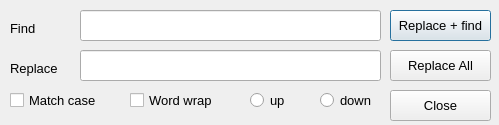
<?xml version="1.0" encoding="UTF-8"?>
<ui version="4.0">
 <class>Dialog</class>
 <widget class="QDialog" name="Dialog">
  <property name="geometry">
   <rect>
    <x>0</x>
    <y>0</y>
    <width>499</width>
    <height>125</height>
   </rect>
  </property>
  <property name="font">
   <font>
    <pointsize>10</pointsize>
   </font>
  </property>
  <property name="windowTitle">
   <string>Replace Dialog</string>
  </property>
  <property name="windowIcon">
   <iconset>
    <normaloff>notepad.ico</normaloff>notepad.ico</iconset>
  </property>
  <widget class="QLineEdit" name="lineEdit">
   <property name="geometry">
    <rect>
     <x>80</x>
     <y>10</y>
     <width>301</width>
     <height>31</height>
    </rect>
   </property>
  </widget>
  <widget class="QLineEdit" name="lineEdit_2">
   <property name="geometry">
    <rect>
     <x>80</x>
     <y>50</y>
     <width>301</width>
     <height>31</height>
    </rect>
   </property>
  </widget>
  <widget class="QLabel" name="label">
   <property name="geometry">
    <rect>
     <x>10</x>
     <y>20</y>
     <width>61</width>
     <height>16</height>
    </rect>
   </property>
   <property name="text">
    <string>Find</string>
   </property>
  </widget>
  <widget class="QLabel" name="label_2">
   <property name="geometry">
    <rect>
     <x>10</x>
     <y>60</y>
     <width>61</width>
     <height>16</height>
    </rect>
   </property>
   <property name="text">
    <string>Replace</string>
   </property>
  </widget>
  <widget class="QPushButton" name="pushButton">
   <property name="geometry">
    <rect>
     <x>390</x>
     <y>10</y>
     <width>101</width>
     <height>31</height>
    </rect>
   </property>
   <property name="text">
    <string>Replace + find</string>
   </property>
  </widget>
  <widget class="QPushButton" name="pushButton_2">
   <property name="geometry">
    <rect>
     <x>390</x>
     <y>50</y>
     <width>101</width>
     <height>31</height>
    </rect>
   </property>
   <property name="text">
    <string>Replace All</string>
   </property>
  </widget>
  <widget class="QCheckBox" name="checkBox">
   <property name="geometry">
    <rect>
     <x>10</x>
     <y>90</y>
     <width>91</width>
     <height>20</height>
    </rect>
   </property>
   <property name="text">
    <string>Match case</string>
   </property>
  </widget>
  <widget class="QCheckBox" name="checkBox_2">
   <property name="geometry">
    <rect>
     <x>130</x>
     <y>90</y>
     <width>111</width>
     <height>20</height>
    </rect>
   </property>
   <property name="text">
    <string>Word wrap</string>
   </property>
  </widget>
  <widget class="QRadioButton" name="radioButton">
   <property name="geometry">
    <rect>
     <x>250</x>
     <y>90</y>
     <width>51</width>
     <height>20</height>
    </rect>
   </property>
   <property name="text">
    <string>up</string>
   </property>
  </widget>
  <widget class="QRadioButton" name="radioButton_2">
   <property name="geometry">
    <rect>
     <x>320</x>
     <y>90</y>
     <width>71</width>
     <height>20</height>
    </rect>
   </property>
   <property name="text">
    <string>down</string>
   </property>
  </widget>
  <widget class="QPushButton" name="pushButton_3">
   <property name="geometry">
    <rect>
     <x>390</x>
     <y>90</y>
     <width>101</width>
     <height>31</height>
    </rect>
   </property>
   <property name="text">
    <string>Close</string>
   </property>
  </widget>
 </widget>
 <resources/>
 <connections/>
</ui>
